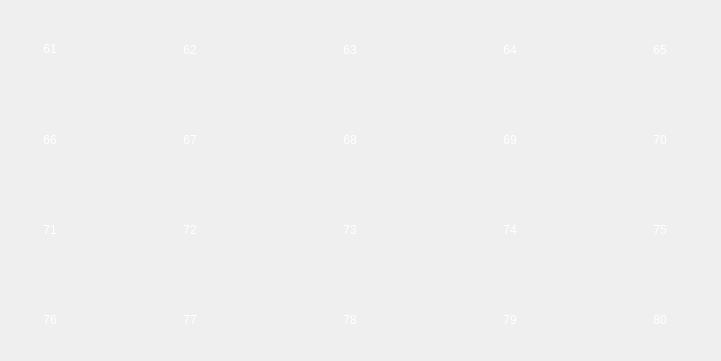
<?xml version="1.0" encoding="UTF-8"?>
<ui version="4.0">
 <class>page4</class>
 <widget class="QWidget" name="page4">
  <property name="geometry">
   <rect>
    <x>0</x>
    <y>0</y>
    <width>721</width>
    <height>361</height>
   </rect>
  </property>
  <property name="windowTitle">
   <string>Form</string>
  </property>
  <widget class="QPushButton" name="pushButton_6">
   <property name="geometry">
    <rect>
     <x>20</x>
     <y>110</y>
     <width>60</width>
     <height>60</height>
    </rect>
   </property>
   <property name="styleSheet">
    <string notr="true">font: 12pt &quot;方正粗圆简体&quot;;
background-image: url(:/res/res/btn_orange_1.png);
color: rgb(255, 255, 255);</string>
   </property>
   <property name="text">
    <string>66</string>
   </property>
   <property name="flat">
    <bool>true</bool>
   </property>
  </widget>
  <widget class="QPushButton" name="pushButton_10">
   <property name="geometry">
    <rect>
     <x>630</x>
     <y>110</y>
     <width>60</width>
     <height>60</height>
    </rect>
   </property>
   <property name="styleSheet">
    <string notr="true">font: 12pt &quot;方正粗圆简体&quot;;
background-image: url(:/res/res/btn_orange_1.png);
color: rgb(255, 255, 255);</string>
   </property>
   <property name="text">
    <string>70</string>
   </property>
   <property name="flat">
    <bool>true</bool>
   </property>
  </widget>
  <widget class="QPushButton" name="pushButton_15">
   <property name="geometry">
    <rect>
     <x>630</x>
     <y>200</y>
     <width>60</width>
     <height>60</height>
    </rect>
   </property>
   <property name="styleSheet">
    <string notr="true">font: 12pt &quot;方正粗圆简体&quot;;
background-image: url(:/res/res/btn_orange_1.png);
color: rgb(255, 255, 255);</string>
   </property>
   <property name="text">
    <string>75</string>
   </property>
   <property name="flat">
    <bool>true</bool>
   </property>
  </widget>
  <widget class="QPushButton" name="pushButton_16">
   <property name="geometry">
    <rect>
     <x>20</x>
     <y>290</y>
     <width>60</width>
     <height>60</height>
    </rect>
   </property>
   <property name="styleSheet">
    <string notr="true">font: 12pt &quot;方正粗圆简体&quot;;
background-image: url(:/res/res/btn_orange_1.png);
color: rgb(255, 255, 255);</string>
   </property>
   <property name="text">
    <string>76</string>
   </property>
   <property name="flat">
    <bool>true</bool>
   </property>
  </widget>
  <widget class="QPushButton" name="pushButton_9">
   <property name="geometry">
    <rect>
     <x>480</x>
     <y>110</y>
     <width>60</width>
     <height>60</height>
    </rect>
   </property>
   <property name="styleSheet">
    <string notr="true">font: 12pt &quot;方正粗圆简体&quot;;
background-image: url(:/res/res/btn_orange_1.png);
color: rgb(255, 255, 255);</string>
   </property>
   <property name="text">
    <string>69</string>
   </property>
   <property name="flat">
    <bool>true</bool>
   </property>
  </widget>
  <widget class="QPushButton" name="pushButton_4">
   <property name="geometry">
    <rect>
     <x>480</x>
     <y>20</y>
     <width>60</width>
     <height>60</height>
    </rect>
   </property>
   <property name="styleSheet">
    <string notr="true">font: 12pt &quot;方正粗圆简体&quot;;
background-image: url(:/res/res/btn_orange_1.png);
color: rgb(255, 255, 255);</string>
   </property>
   <property name="text">
    <string>64</string>
   </property>
   <property name="flat">
    <bool>true</bool>
   </property>
  </widget>
  <widget class="QPushButton" name="pushButton_1">
   <property name="geometry">
    <rect>
     <x>20</x>
     <y>19</y>
     <width>60</width>
     <height>60</height>
    </rect>
   </property>
   <property name="styleSheet">
    <string notr="true">font: 12pt &quot;方正粗圆简体&quot;;
background-image: url(:/res/res/btn_orange_1.png);
color: rgb(255, 255, 255);</string>
   </property>
   <property name="text">
    <string>61</string>
   </property>
   <property name="flat">
    <bool>true</bool>
   </property>
  </widget>
  <widget class="QPushButton" name="pushButton_14">
   <property name="geometry">
    <rect>
     <x>480</x>
     <y>200</y>
     <width>60</width>
     <height>60</height>
    </rect>
   </property>
   <property name="styleSheet">
    <string notr="true">font: 12pt &quot;方正粗圆简体&quot;;
background-image: url(:/res/res/btn_orange_1.png);
color: rgb(255, 255, 255);</string>
   </property>
   <property name="text">
    <string>74</string>
   </property>
   <property name="flat">
    <bool>true</bool>
   </property>
  </widget>
  <widget class="QPushButton" name="pushButton_17">
   <property name="geometry">
    <rect>
     <x>160</x>
     <y>290</y>
     <width>60</width>
     <height>60</height>
    </rect>
   </property>
   <property name="styleSheet">
    <string notr="true">font: 12pt &quot;方正粗圆简体&quot;;
background-image: url(:/res/res/btn_orange_1.png);
color: rgb(255, 255, 255);</string>
   </property>
   <property name="text">
    <string>77</string>
   </property>
   <property name="flat">
    <bool>true</bool>
   </property>
  </widget>
  <widget class="QPushButton" name="pushButton_5">
   <property name="geometry">
    <rect>
     <x>630</x>
     <y>20</y>
     <width>60</width>
     <height>60</height>
    </rect>
   </property>
   <property name="styleSheet">
    <string notr="true">font: 12pt &quot;方正粗圆简体&quot;;
background-image: url(:/res/res/btn_orange_1.png);
color: rgb(255, 255, 255);</string>
   </property>
   <property name="text">
    <string>65</string>
   </property>
   <property name="flat">
    <bool>true</bool>
   </property>
  </widget>
  <widget class="QPushButton" name="pushButton_19">
   <property name="geometry">
    <rect>
     <x>480</x>
     <y>290</y>
     <width>60</width>
     <height>60</height>
    </rect>
   </property>
   <property name="styleSheet">
    <string notr="true">font: 12pt &quot;方正粗圆简体&quot;;
background-image: url(:/res/res/btn_orange_1.png);
color: rgb(255, 255, 255);</string>
   </property>
   <property name="text">
    <string>79</string>
   </property>
   <property name="flat">
    <bool>true</bool>
   </property>
  </widget>
  <widget class="QPushButton" name="pushButton_3">
   <property name="geometry">
    <rect>
     <x>320</x>
     <y>20</y>
     <width>60</width>
     <height>60</height>
    </rect>
   </property>
   <property name="styleSheet">
    <string notr="true">font: 12pt &quot;方正粗圆简体&quot;;
background-image: url(:/res/res/btn_orange_1.png);
color: rgb(255, 255, 255);</string>
   </property>
   <property name="text">
    <string>63</string>
   </property>
   <property name="flat">
    <bool>true</bool>
   </property>
  </widget>
  <widget class="QPushButton" name="pushButton_11">
   <property name="geometry">
    <rect>
     <x>20</x>
     <y>200</y>
     <width>60</width>
     <height>60</height>
    </rect>
   </property>
   <property name="styleSheet">
    <string notr="true">font: 12pt &quot;方正粗圆简体&quot;;
background-image: url(:/res/res/btn_orange_1.png);
color: rgb(255, 255, 255);</string>
   </property>
   <property name="text">
    <string>71</string>
   </property>
   <property name="flat">
    <bool>true</bool>
   </property>
  </widget>
  <widget class="QPushButton" name="pushButton_18">
   <property name="geometry">
    <rect>
     <x>320</x>
     <y>290</y>
     <width>60</width>
     <height>60</height>
    </rect>
   </property>
   <property name="styleSheet">
    <string notr="true">font: 12pt &quot;方正粗圆简体&quot;;
background-image: url(:/res/res/btn_orange_1.png);
color: rgb(255, 255, 255);</string>
   </property>
   <property name="text">
    <string>78</string>
   </property>
   <property name="flat">
    <bool>true</bool>
   </property>
  </widget>
  <widget class="QPushButton" name="pushButton_12">
   <property name="geometry">
    <rect>
     <x>160</x>
     <y>200</y>
     <width>60</width>
     <height>60</height>
    </rect>
   </property>
   <property name="styleSheet">
    <string notr="true">font: 12pt &quot;方正粗圆简体&quot;;
background-image: url(:/res/res/btn_orange_1.png);
color: rgb(255, 255, 255);</string>
   </property>
   <property name="text">
    <string>72</string>
   </property>
   <property name="flat">
    <bool>true</bool>
   </property>
  </widget>
  <widget class="QPushButton" name="pushButton_2">
   <property name="geometry">
    <rect>
     <x>160</x>
     <y>20</y>
     <width>60</width>
     <height>60</height>
    </rect>
   </property>
   <property name="styleSheet">
    <string notr="true">font: 12pt &quot;方正粗圆简体&quot;;
background-image: url(:/res/res/btn_orange_1.png);
color: rgb(255, 255, 255);</string>
   </property>
   <property name="text">
    <string>62</string>
   </property>
   <property name="flat">
    <bool>true</bool>
   </property>
  </widget>
  <widget class="QPushButton" name="pushButton_8">
   <property name="geometry">
    <rect>
     <x>320</x>
     <y>110</y>
     <width>60</width>
     <height>60</height>
    </rect>
   </property>
   <property name="styleSheet">
    <string notr="true">font: 12pt &quot;方正粗圆简体&quot;;
background-image: url(:/res/res/btn_orange_1.png);
color: rgb(255, 255, 255);</string>
   </property>
   <property name="text">
    <string>68</string>
   </property>
   <property name="flat">
    <bool>true</bool>
   </property>
  </widget>
  <widget class="QPushButton" name="pushButton_13">
   <property name="geometry">
    <rect>
     <x>320</x>
     <y>200</y>
     <width>60</width>
     <height>60</height>
    </rect>
   </property>
   <property name="styleSheet">
    <string notr="true">font: 12pt &quot;方正粗圆简体&quot;;
background-image: url(:/res/res/btn_orange_1.png);
color: rgb(255, 255, 255);</string>
   </property>
   <property name="text">
    <string>73</string>
   </property>
   <property name="flat">
    <bool>true</bool>
   </property>
  </widget>
  <widget class="QPushButton" name="pushButton_7">
   <property name="geometry">
    <rect>
     <x>160</x>
     <y>110</y>
     <width>60</width>
     <height>60</height>
    </rect>
   </property>
   <property name="styleSheet">
    <string notr="true">font: 12pt &quot;方正粗圆简体&quot;;
background-image: url(:/res/res/btn_orange_1.png);
color: rgb(255, 255, 255);</string>
   </property>
   <property name="text">
    <string>67</string>
   </property>
   <property name="flat">
    <bool>true</bool>
   </property>
  </widget>
  <widget class="QPushButton" name="pushButton_20">
   <property name="geometry">
    <rect>
     <x>630</x>
     <y>290</y>
     <width>60</width>
     <height>60</height>
    </rect>
   </property>
   <property name="styleSheet">
    <string notr="true">font: 12pt &quot;方正粗圆简体&quot;;
background-image: url(:/res/res/btn_orange_1.png);
color: rgb(255, 255, 255);</string>
   </property>
   <property name="text">
    <string>80</string>
   </property>
   <property name="flat">
    <bool>true</bool>
   </property>
  </widget>
 </widget>
 <resources/>
 <connections/>
</ui>
